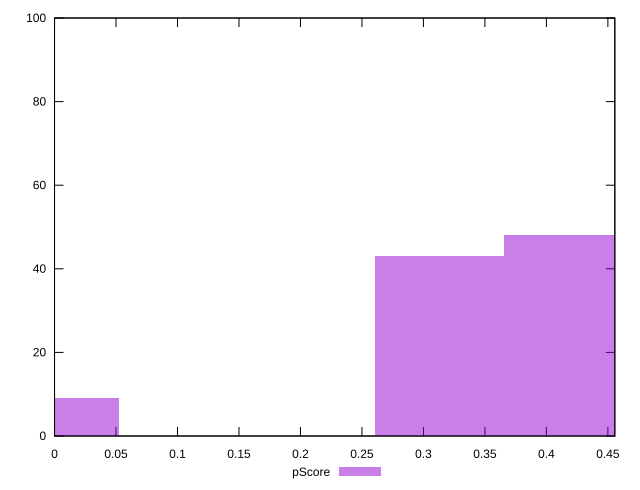

Here is the gnuplot script that generated this plot:
reset

$pScore <<EOF
0.31304886465169574 43
0.417398486202261 48
0 9
EOF

set key outside below
set boxwidth 0.10434962155056525
set xrange [0:0.4556470588235294]
set yrange [0:100]
set trange [0:100]
set style fill transparent solid 0.5 noborder
set terminal svg size 640, 490 enhanced background rgb 'white'
set output "report_00009_2021-02-08T22-37-41.559Z/render-blocking-resources/samples/pages/pScore/histogram.svg"

plot $pScore title "pScore" with boxes

reset
